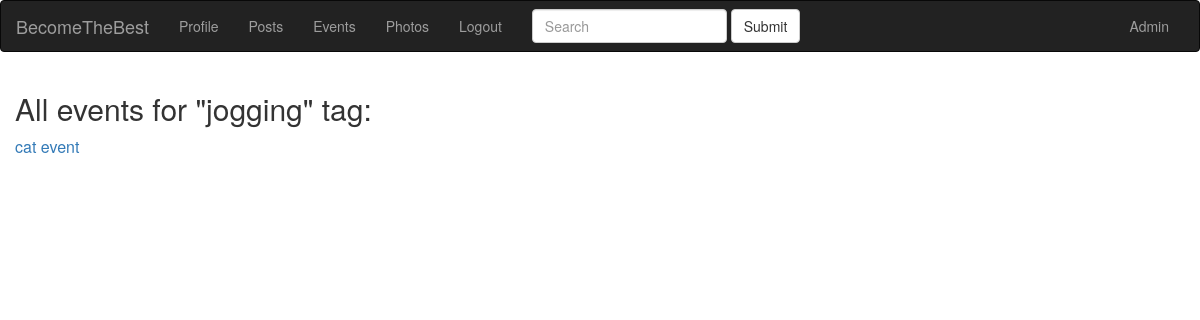
The page /event/tag/jogging (signed in) on the database as committed earlier.
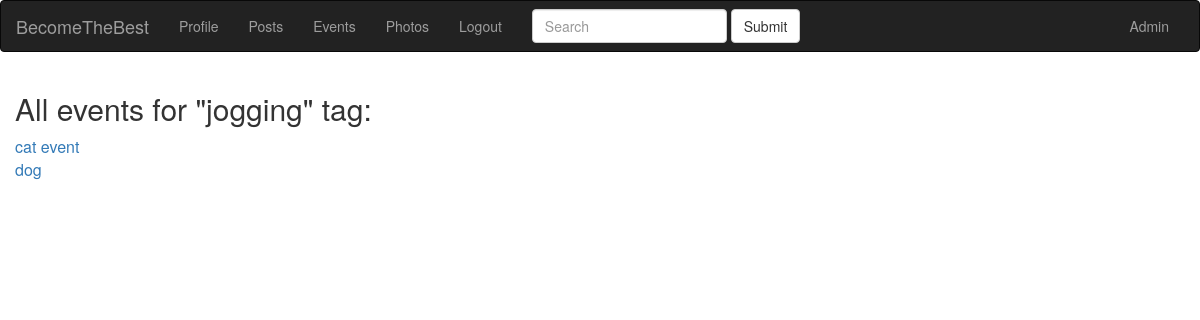
The same page on the database as committed later.
### app/models.py (models this page shows, shortened)
class Event(db.Model):
    id = db.Column(db.Integer, primary_key=True)
    event_title = db.Column(db.String(140))
    event_body = db.Column(db.Text)
    slug = db.Column(db.String(140), unique=True)
    created = db.Column(db.DateTime, index=True, default=datetime.utcnow)
    event_time = db.Column(db.DateTime)
    event_place = db.Column(db.Text)
    event_geo = db.Column(db.Text)
    event_starter = db.Column(db.Integer, db.ForeignKey('user.id'))
    event_crew = db.Column(db.Text)
    event_level = db.Column(db.Integer)
    tags = db.relationship(
        'Tag', secondary=event_tags, backref=db.backref('events_tags', lazy='dynamic'))

### app/blueprints/events/blueprint.py (the view)
@events.route('/tag/<slug>')
@login_required
def tag_detail(slug):
    tag = Tag.query.filter(Tag.slug==slug).first()
    events = tag.events_tags.all()
    return render_template('events/tag_detail.html', tag=tag, events=events)

### app/models.py (called while the page is built)
@login.user_loader
def load_user(id):
    return User.query.get(int(id))

### app/view.py (called while the page is built)
@app.before_request
def before_request():
    if current_user.is_authenticated:
        current_user.last_seen = datetime.utcnow()
        db.session.commit()

### app/blueprints/events/templates/events/tag_detail.html (shortened to what this page needs)
{% extends 'base.html' %} {% block title %} {{ tag.name }} events {% endblock %} {% block content_title %} All events for "{{ tag.name }}" tag: {% endblock %} {% block content %} {% for event in events %}
<div class="event">
    <a href="{{ url_for('events.event_detail', slug=event.slug) }}">{{ event.event_title }}</a>
</div>
{% endfor %}
{% endblock %}

Rows that differ between the two databases and show on the page:
added Event: event_title "dog"
